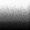

Here is the Python script that generated this plot:
#!/usr/bin/env python3
import numpy as np
from Ndtestfuncs import name_to_func
from matplotlib.image import imsave

def get_best(population, utility, n):
    utilities = np.apply_along_axis(utility,1,population)
    indices = np.argpartition(utilities, -n)[-n:]
    return population[indices], indices

def evolve_inplace(population, utility, n_best, noise=0):
    best, argbest = get_best(population, utility, n_best)
    np.asarray(sorted(population,key=utility))
    for i,_ in enumerate(population):
        if i not in argbest:
            population[i] = best[np.random.randint(best.shape[0]),:] + noise * np.random.normal(size=best.shape[1])

def order_inplace(array, utility):
    #One pass of a bubble sort
    for i in range(len(array)-1):
        if utility(array[i]) > utility(array[i+1]):
            tmp = array[i].copy()
            array[i] = array[i+1].copy()
            array[i+1] = tmp

def run_ga(utility = name_to_func['sphere'], n_population=200, n_params=1, n_generations=200, elite_decay=0.9997, noise_decay=0.99):
    elite = noise = 1
    population = np.random.normal(size=(n_population, n_params))

    generations = []
    while len(generations) < n_generations:
        n_best = int(elite * n_population)
        generations.append(population.copy())
        evolve_inplace(population, utility, n_best, noise)
        order_inplace(population, utility) #Aesthetics
        elite = elite*elite_decay
        noise = noise*noise_decay

    return np.apply_along_axis(utility,2,np.asarray(generations))

def make_pfp(filename='pfp.png'):
    #plt.imshow(run_ga(), interpolation='nearest')
    #plt.savefig(filename)
    imsave(filename,run_ga(),cmap='Spectral')

if __name__=='__main__':
    make_pfp()
